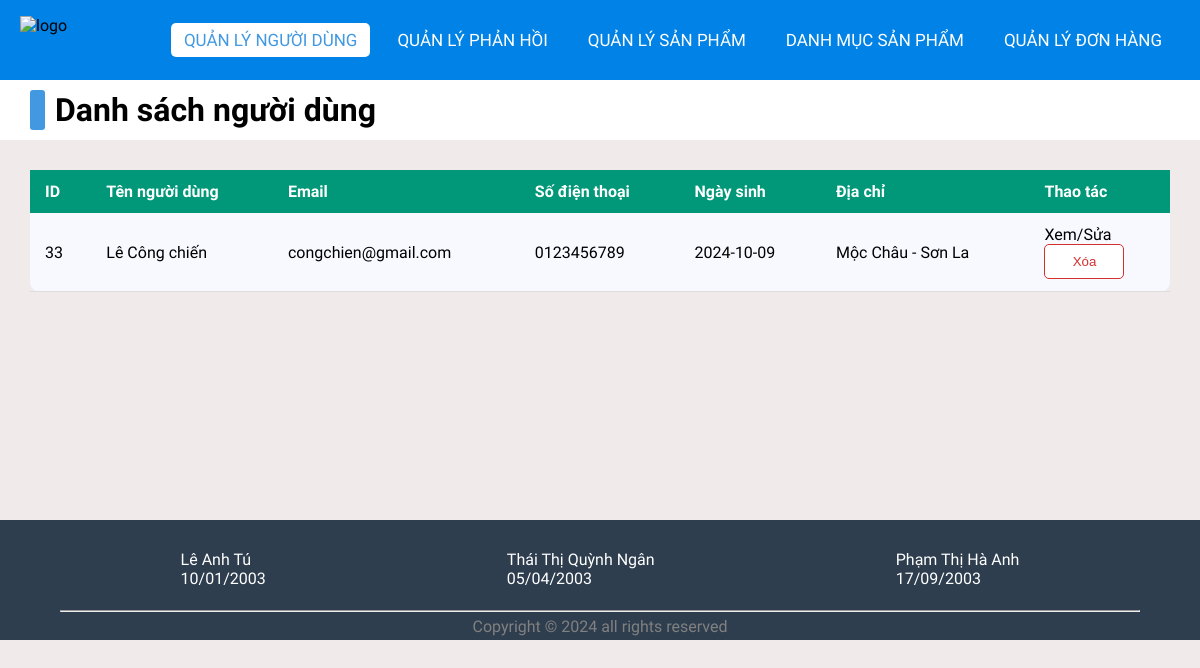
/admin/customerlist.php (signed in), run on the app's committed database.
### tables this page shows
CREATE TABLE `users` (
  `id` int(11) NOT NULL,
  `email` varchar(255) NOT NULL,
  `fullname` varchar(255) NOT NULL,
  `dob` date NOT NULL,
  `password` varchar(255) NOT NULL,
  `role_id` int(11) NOT NULL,
  `status` tinyint(1) NOT NULL,
  `address` varchar(500) NOT NULL,
  `phone` varchar(11) NOT NULL
);

### lib/database.php (called while the page is built, shortened)
<?php
class Database extends PDO
{
  public $host   = DB_HOST;
  public $user   = DB_USER;
  public $pass   = DB_PASS;
  public $dbname = DB_NAME;
  public $link;
  private function connectDB()
  {
    $this->link = new mysqli(
      $this->host,
      $this->user,
      $this->pass,
      $this->dbname
    );
  }
  public function select($query)
  {
    $result = $this->link->query($query);
    if ($result->num_rows > 0) {
      return $result;
    } else {
      return false;
    }
  }
}

### classes/user.php (called while the page is built, shortened)
<?php
$filepath = realpath(dirname(__FILE__));
include_once($filepath . '/../lib/database.php');
?>
<?php
class user
{
	private $db;
	public function __construct()
	{
		$this->db = new Database();
	}
	public function getAllUsers()
    {
        $query =
            "SELECT * FROM users WHERE role_id !=1
			 ORDER BY users.id DESC";
        $result = $this->db->select($query);
        return $result;
    }
}
?>

### admin/customerlist.php (the view, shortened to what this page needs)
<?php
include '../classes/user.php';
$user = new user();
$list = $user->getAllUsers();
?>
<!DOCTYPE html>
<html lang="en">
<head>
    <link rel="stylesheet" href="css/style.css">
    <link rel="stylesheet" href="https://cdnjs.cloudflare.com/ajax/libs/font-awesome/5.15.4/css/all.min.css">
</head>
<body>
    <nav>
        <img src="../images/logov2.png" style="margin-left: 20px; margin-top:16px;" alt="logo" width="50" height="50">
        <ul>
            <li><a href="customerlist.php" class="active">Quản lý Người dùng</a></li>
            <li><a href="reviewlist.php">Quản lý phản hồi</a></li>
            <li><a href="productlist.php">Quản lý Sản phẩm</a></li>
            <li><a href="categoriesList.php">Danh mục sản phẩm</a></li>
            <li><a href="orderlist.php">Quản lý Đơn hàng</a></li>
        </ul>
    </nav>
    <div class="title" style="margin-top: 80px;">
        <div></div>
        <h1 >Danh sách người dùng</h1>
    </div>
    <div class="container">
        <?php
        if ($list) { ?>
            <table class="list">
                <thead>
                    <tr>
                        <th>ID</th>
                        <th>Tên người dùng</th>
                        <th>Email</th>
                        <th>Số điện thoại</th>
                        <th>Ngày sinh</th>
                        <th>Địa chỉ</th>
                        <th>Thao tác</th>
                    </tr>
                </thead>
                <?php foreach ($list as $key => $value) { ?>
                    <tbody>
                    <tr>
                        <td><?= $value['id'] ?></td>
                        <td><?= $value['fullname']?></td>
                        <td><?= $value['email']?></td>
                        <td><?= $value['phone']?></td>
                        <td><?= $value['dob']?></td>
                        <td><?= $value['address']?></td>
                        <td class="action_user">
                            <a href="edit_product.php?id=<?= $value['id'] ?>">Xem/Sửa</a>
                            <form action="customerlist.php" method="post"s style="display:inline;">
                                <input type="submit" value="Xóa" name="delete" id="btn-delete">
                            </form>
                        </td>
                    </tr>
                    </tbody>
                <?php } ?>
            </table>
        <?php } else { ?>
            <h3>Chưa có khách hàng nào...</h3>
        <?php } ?>
    </div>
    <?php include '../inc/footer.php'; ?>
</body>
</html>

### admin/css/style.css (style rules this page uses)
* { padding: 0; margin: 0; text-decoration: none; list-style: none; box-sizing: border-box; }
body { font-family: Mitr; background: rgb(240, 234, 234); }
nav { top: 0; position: fixed; background: #0082e6; height: 80px; width: 100%; }
nav ul { float: right; margin-right: 20px; }
nav ul li { display: inline-block; line-height: 80px; margin: 0 5px; }
nav ul li a { color: white; font-size: 17px; padding: 7px 13px; border-radius: 3px; text-transform: uppercase; border-radius: 5px; transition: 0.5s; }
.active, a:hover { background-color: white; color: #4299E1; }
.container { margin-top: 30px; min-height: 40vh; padding: 0 30px; }
.title { background-color: white; padding: 10px 30px; display: flex; align-items: center; }
.title div { width: 15px; height: 40px; background-color: #4299E1; border-radius: 3px; margin-right: 10px; }
.list { width: 100%; background-color: ghostwhite; padding: 10px; border-collapse: collapse; border-radius: 10px; }
thead tr { background-color: #009879; color: #fff; text-align: left; font-weight: bold; border-radius: 10px 10px 0 0; }
.list th, .list td { padding: 12px 15px; }
tbody tr { border-bottom: 1px solid #ddd; }
td a { color: #000; }
input[type=submit] { width: 100%; background-color: rgb(229, 14, 14); color: white; border: none; border-radius: 4px; cursor: pointer; }
#btn-delete { width: 80px; height: 35px; border-radius: 5px; border: 1px solid #d32f2f; background-color: white; color: #d32f2f; }
.action_user { display: flex; flex-direction: column; padding-bottom: 10px; }

### data on the page
users: id "33", fullname "Lê Công chiến", email "congchien@gmail.com", phone "0123456789", dob "2024-10-09", address "Mộc Châu - Sơn La"
